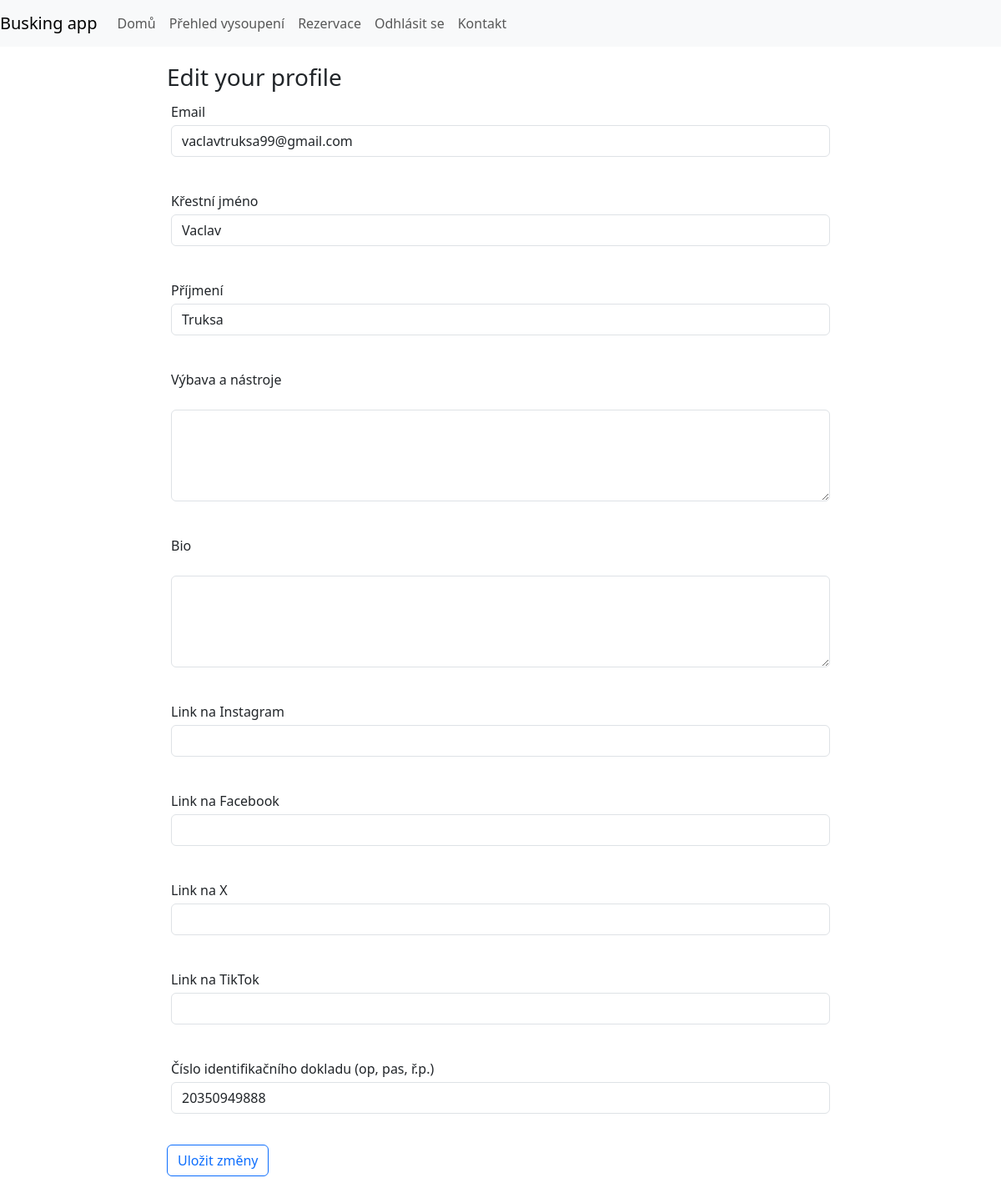
The page /user-edit/ (signed in) on the database as committed earlier.
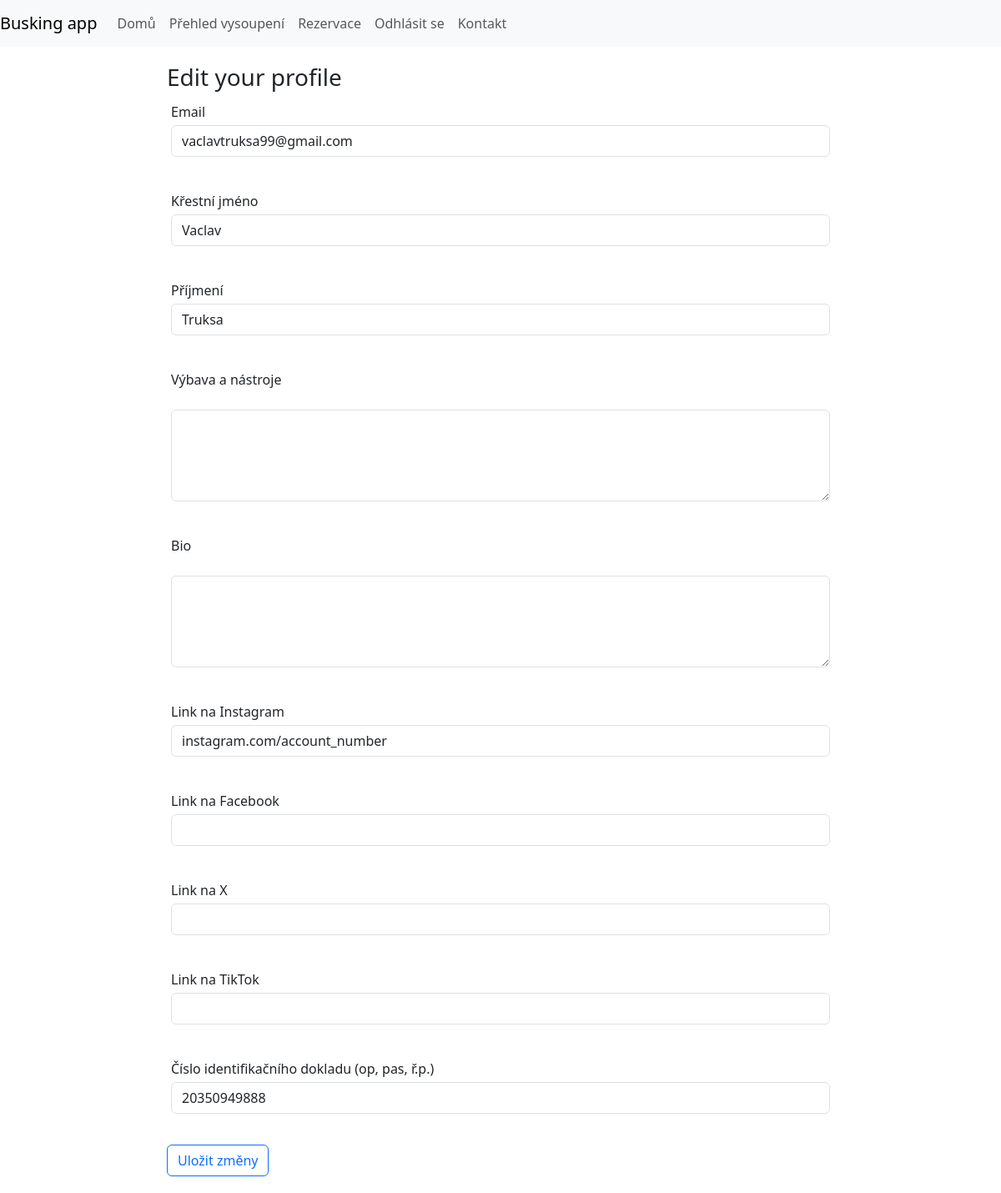
The same page on the database as committed later.
### main/models.py (models this page shows)
class UserProfile(models.Model):
    user = models.OneToOneField(to=User, on_delete=models.CASCADE)
    gear = models.TextField(null=True)
    bio = models.TextField(null=True)
    link_ig = models.CharField(max_length=128, null=True)
    link_fb = models.CharField(max_length=128, null=True)
    link_x = models.CharField(max_length=128, null=True)
    link_tt = models.CharField(max_length=128, null=True)
    id_number = models.TextField(null=False, default=-1)

### main/views.py (the view, shortened to what this page needs)
# urls.py: path("user-edit/", userEdit, name="user-edit"),
def userEdit(request):
    if not request.user.is_authenticated:
        messages.error(request, 'You have to be logged in to edit your profile')
        return redirect('login')
    form1 = UserEditForm(instance=request.user)
    form2 = UserProfileForm(instance=UserProfile.objects.get(user=request.user))
    context = {
        'form1': form1,
        'form2': form2
    }
    return render(request, 'user_edit.html', context)

### main/forms.py
class UserEditForm(forms.ModelForm):
    email = forms.EmailField(required=True, label="Email")
    first_name = forms.CharField(max_length=50, required=True, label="Křestní jméno")
    last_name = forms.CharField(max_length=50, required=True, label="Příjmení")
    class Meta:
        model = User
        fields = ['email', 'first_name', 'last_name']

class UserProfileForm(forms.ModelForm):
    id_number = forms.CharField(max_length=12, required=True, label="Číslo identifikačního dokladu (op, pas, ř.p.)")
    gear = forms.CharField(widget=forms.Textarea(attrs={'rows': 4}), label='Výbava a nástroje', required=False)
    bio = forms.CharField(widget=forms.Textarea(attrs={'rows': 4}), label='Bio', required=False)
    link_ig = forms.CharField(max_length=128, label="Link na Instagram", required=False)
    link_fb = forms.CharField(max_length=128, label="Link na Facebook", required=False)
    link_x = forms.CharField(max_length=128, label="Link na X", required=False)
    link_tt = forms.CharField(max_length=128, label="Link na TikTok", required=False)
    class Meta:
        model = UserProfile
        exclude = ['user']

### templates/user_edit.html (shortened to what this page needs)
{% include '_base.html' %}
{% load custom_tags %}
{% block content %}
    <div class="container">
        <h3>Edit your profile</h3>
        <form method="post" action="" id="user-edit-form">
            {{form1|render_bs5}}
            {{form2|render_bs5}}
            <button class="btn btn-outline-primary">Uložit změny</button>
        </form>
    </div>
{% endblock %}

Rows that differ between the two databases and show on the page:
changed UserProfile: link_ig (not shown) → "instagram.com/account_number"
